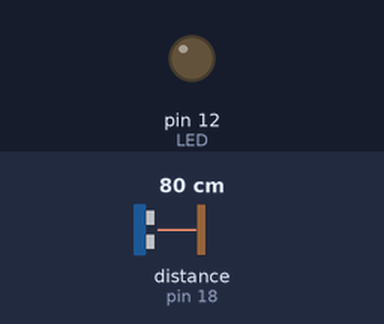
This program was run on a simulated Raspberry Pi (header pin numbers). Shown: output pins drawn as LEDs (lit = HIGH). The test bench sets the inputs (shaded band); at power-on: distance to the obstacle (sensor on pin 18) 80 cm. The echo pulse lasts 58.3 µs per cm; the clock reads 2024-03-15 10:24:30 at power-on unless the program sets it; pins used as bus, display or sensor lines are not drawn.

Above: at 3.2 s.
3.3 s: distance to the obstacle (sensor on pin 18) set to 22 cm
At 3.52 s:
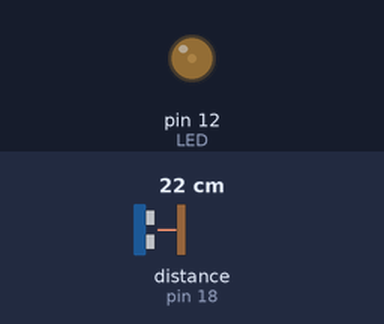
6.3 s: distance to the obstacle (sensor on pin 18) set to 2 cm
At 7.4 s:
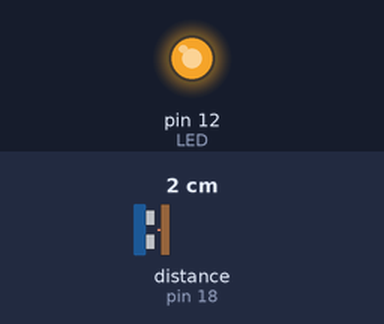
Timing chart, 0 to 9.3 s (numbered marks = the images above; inputs shaded):
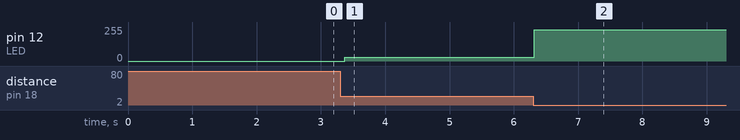

Measured:
- after the input at 3.3 s, pin 12 (LED): 0/255 → 30/255 after 0.07 s, → 29/255 0.31 s later, → 30/255 0.31 s later, → 29/255 0.41 s later, … (9 changes in this stretch)

The program:

code.py
```python
#Title: Task 7.3D Raspberry Pi PWM
#Author: Matthew Murrell - 218296335
#Date: 8/05/2022
#Purpose: Increases the light level of an LED as a proximity sensor detects closer objects.
#Developed using information from the following tutorials:
    #Electronic Wings: https://www.electronicwings.com/raspberry-pi/raspberry-pi-pwm-generation-using-python-and-c
    #ThePiHut: https://thepihut.com/blogs/raspberry-pi-tutorials/hc-sr04-ultrasonic-range-sensor-on-the-raspberry-pi

#LIBRARIES
import RPi.GPIO as GPIO
import time

#PINOUT
LED = 12    #The pin connected to the LED
#GND = 34
TRIG = 16   #The pin connected to the TRIG pin on the HC-SR04
ECHO = 18   #The pin connected to the ECHO pin on the HC-SR04
#VCC = 2

MAX_DIST = 25

#GPIO Setup
GPIO.setmode(GPIO.BOARD)	#Sets the pins to GPIO mode
GPIO.setup(LED,GPIO.OUT)    #Sets the LED pin to output
GPIO.setup (TRIG,GPIO.OUT)  #Sets the TRIG pin to output
GPIO.setup (ECHO, GPIO.IN)  #Sets the ECHO pin to input

led_pwm = GPIO.PWM(LED,1000)	#create PWM instance with frequency
led_pwm.start(0)				#start PWM of required Duty Cycle


#Allowing the sensor to settle
GPIO.output (TRIG, False)
time.sleep(2)

#Emits a pulse from the HC-SR04 and returns the time that it takes to return to the sensor
def get_pulse_duration():
    GPIO.output(TRIG, True)
    time.sleep(0.00001)
    GPIO.output(TRIG, False)

    while (GPIO.input(ECHO)== 0):
        pulse_start = time.time()

    while GPIO.input (ECHO) == 1:
        pulse_end = time.time()

    return (pulse_end - pulse_start)

#Returns the distance detected by the HC-SR04
def get_distance():

    duration = get_pulse_duration()
    #Converts the duration into distance
    distance = duration * 17150
    #Returns the distance rounded to 2 deciman places
    return round (distance, 2)

#Uses PWM to light up the LED proportionally to it's proximity to the sensor
def light_pwm_led(distance):
    if distance <= MAX_DIST:
        #If something is detected within 25cm, the LED is lit up at a level inversely proportionate to the distance
        led_pwm.ChangeDutyCycle((MAX_DIST - distance) * (100/MAX_DIST))

    else:
        #If nothing is detected within 25cm, the LED is turned off
        led_pwm.ChangeDutyCycle(0)
    time.sleep(0.1)

#The main loop of the program. Loops until interrupted
try:
    while True:
        distance = get_distance()
        light_pwm_led(distance)

#Cleans up GPIO pins when exiting the program
except KeyboardInterrupt:
    GPIO.cleanup()
```
